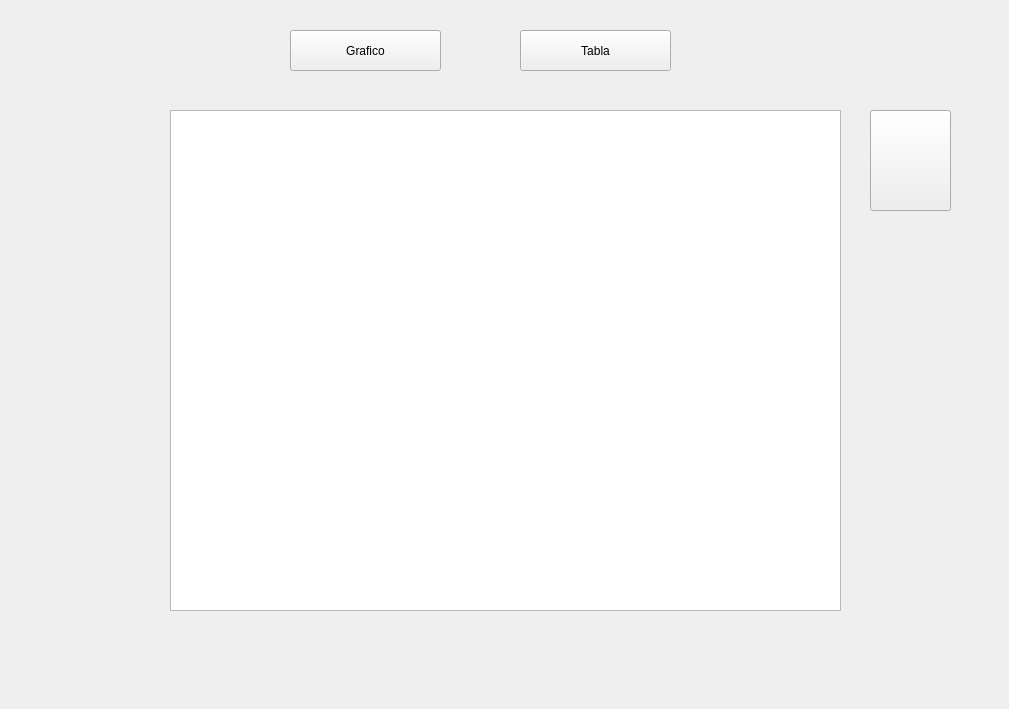
    <widget class="QWidget" name="tab_INFORME">
     <attribute name="title">
      <string>Generar Informe</string>
     </attribute>
     <widget class="QLabel" name="label_6">
      <property name="geometry">
       <rect>
        <x>0</x>
        <y>-20</y>
        <width>1000</width>
        <height>700</height>
       </rect>
      </property>
      <property name="text">
       <string/>
      </property>
      <property name="pixmap">
       <pixmap>../imagenes/Sistema.png</pixmap>
      </property>
      <property name="scaledContents">
       <bool>true</bool>
      </property>
     </widget>
     <widget class="QTextBrowser" name="textBrowser_informe">
      <property name="geometry">
       <rect>
        <x>170</x>
        <y>110</y>
        <width>671</width>
        <height>501</height>
       </rect>
      </property>
      <property name="styleSheet">
       <string notr="true"/>
      </property>
     </widget>
     <widget class="QPushButton" name="Button_tabla">
      <property name="geometry">
       <rect>
        <x>520</x>
        <y>30</y>
        <width>151</width>
        <height>41</height>
       </rect>
      </property>
      <property name="styleSheet">
       <string notr="true">QPushButton#actualizarButton {
    background-color: #008CBA;
    border: 2px solid #008CBA;
    border-radius: 5px;
    color: white;
    font-weight: bold;
    font-size: 14px;
    padding: 5px 20px;
}

QPushButton#actualizarButton:hover {
    background-color: #00A0D2;
    border: 2px solid #00A0D2;
}

QPushButton#actualizarButton:pressed {
    background-color: #005F79;
    border: 2px solid #005F79;
}</string>
      </property>
      <property name="text">
       <string>Tabla</string>
      </property>
     </widget>
     <widget class="QPushButton" name="Button_informe">
      <property name="geometry">
       <rect>
        <x>290</x>
        <y>30</y>
        <width>151</width>
        <height>41</height>
       </rect>
      </property>
      <property name="font">
       <font>
        <weight>50</weight>
        <bold>false</bold>
       </font>
      </property>
      <property name="styleSheet">
       <string notr="true">QPushButton#actualizarButton {
    background-color: #008CBA;
    border: 2px solid #008CBA;
    border-radius: 5px;
    color: white;
    font-weight: bold;
    font-size: 14px;
    padding: 5px 20px;
}

QPushButton#actualizarButton:hover {
    background-color: #00A0D2;
    border: 2px solid #00A0D2;
}

QPushButton#actualizarButton:pressed {
    background-color: #005F79;
    border: 2px solid #005F79;
}
</string>
      </property>
      <property name="text">
       <string>Grafico</string>
      </property>
     </widget>
     <widget class="QPushButton" name="Button_des">
      <property name="geometry">
       <rect>
        <x>870</x>
        <y>110</y>
        <width>81</width>
        <height>101</height>
       </rect>
      </property>
      <property name="styleSheet">
       <string notr="true"/>
      </property>
      <property name="text">
       <string/>
      </property>
      <property name="icon">
       <iconset>
        <normaloff>../imagenes/Informe.png</normaloff>../imagenes/Informe.png</iconset>
      </property>
      <property name="iconSize">
       <size>
        <width>100</width>
        <height>100</height>
       </size>
      </property>
      <property name="checkable">
       <bool>false</bool>
      </property>
     </widget>
    </widget>
